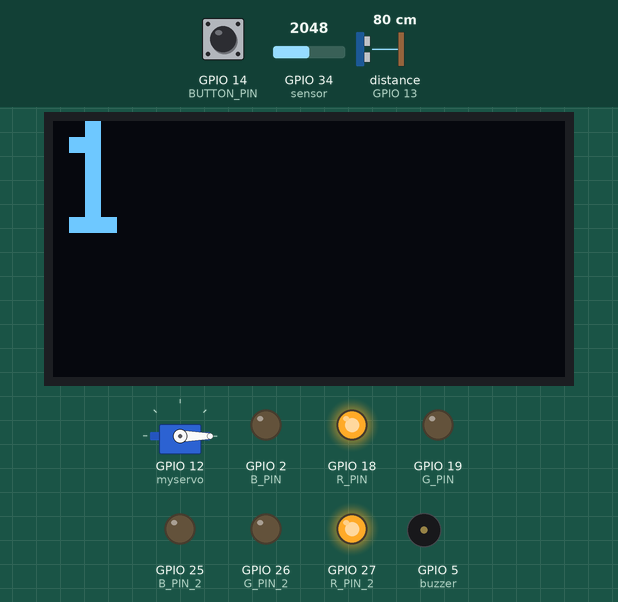
Simulated run of this sketch. Board: ESP32. Shown: 128×64 one-colour display, servo, output pins drawn as LEDs (lit = HIGH), buzzer (waves = sounding, pin HIGH). Wiring (inferred from the names in the program): ultrasonic range finder: trigger GPIO 23; echo GPIO 13. The inputs (shaded band) are chosen by the test bench; at power-on: distance to the obstacle (sensor on GPIO 13) 80 cm, GPIO 34 (sensor) = 2048, GPIO 14 (BUTTON_PIN) HIGH. The echo pulse lasts 58.3 µs per cm; WiFi joins after 1.5 s; servers stay silent unless stated; no MQTT or app messages arrive unless stated; pins used as bus, display or sensor lines are not drawn; what the sketch prints to the serial monitor is not drawn.

Above: at 3.2 s.
3.3 s: distance to the obstacle (sensor on GPIO 13) set to 66 cm
5.8 s: distance to the obstacle (sensor on GPIO 13) set to 57 cm
At 8.1 s:
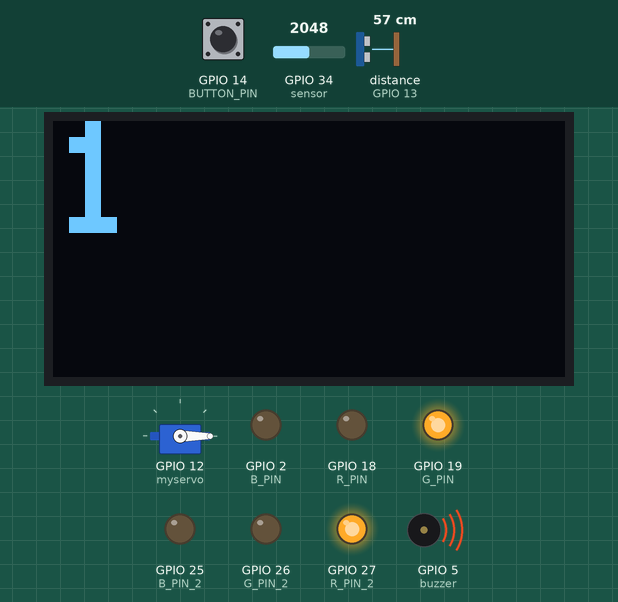
9.1 s: GPIO 34 (sensor) set to 2947
10.8 s: GPIO 34 (sensor) set to 3036
At 11.9 s:
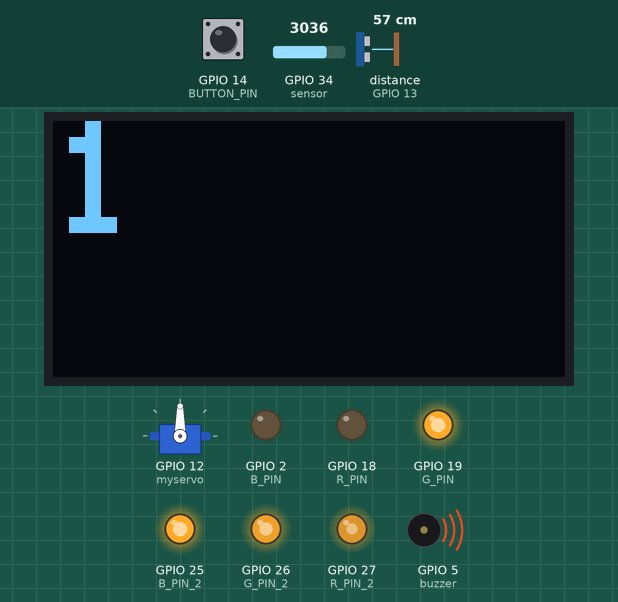
13.1 s: distance to the obstacle (sensor on GPIO 13) set to 17 cm
15.9 s: distance to the obstacle (sensor on GPIO 13) set to 12 cm
At 19.1 s:
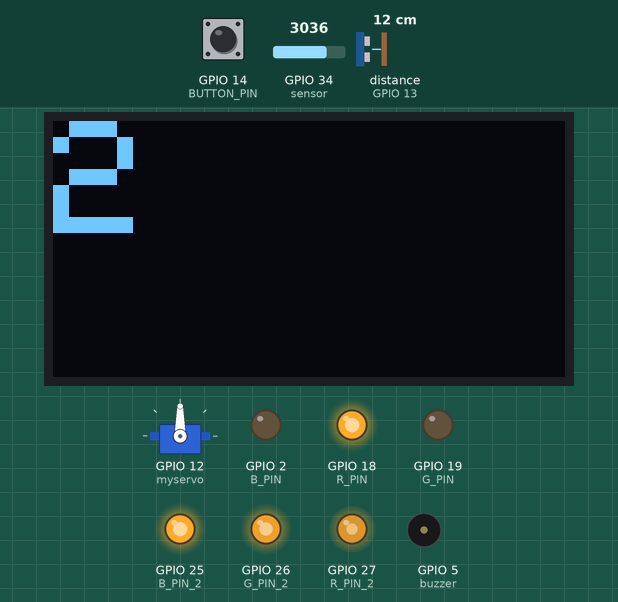
Timing chart, 0 to 20.2 s (numbered marks = the images above; inputs shaded):
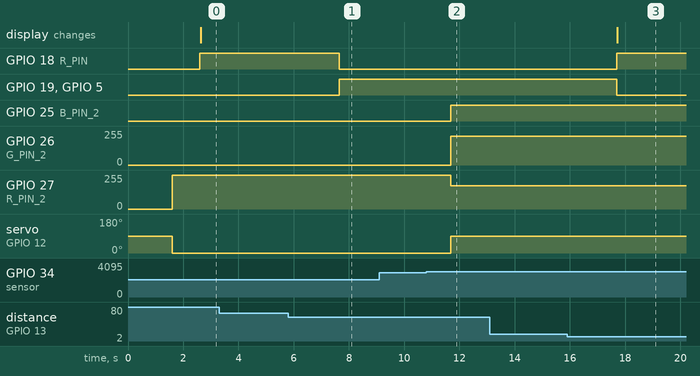

Measured:
- the behaviour switches between 61 and 60 cm on distance to the obstacle (sensor on GPIO 13) (found by bisection; images 0 and 1)
- the behaviour switches between 2999 and 3000 on GPIO 34 (sensor) (found by bisection; images 1 and 2)
- the behaviour switches between 15 and 14 cm on distance to the obstacle (sensor on GPIO 13) (found by bisection; images 2 and 3)
- after the input at 3.3 s, every drawn part: stays the same
- after the input at 5.8 s, GPIO 18 (R_PIN): HIGH → LOW after 1.9 s; GPIO 19 (G_PIN), GPIO 5 (buzzer): LOW → HIGH after 1.9 s
- after the input at 9.1 s, every drawn part: stays the same
- after the input at 10.8 s, GPIO 25 (B_PIN_2): LOW → HIGH after 0.88 s; GPIO 26 (G_PIN_2): 0/255 → 216/255 after 0.88 s; GPIO 27 (R_PIN_2): 255/255 → 173/255 after 0.88 s; servo on GPIO 12 (myservo): 0° → 90° after 0.88 s
- after the input at 13.1 s, every drawn part: stays the same
- after the input at 15.9 s, GPIO 18 (R_PIN): LOW → HIGH after 1.8 s; GPIO 19 (G_PIN), GPIO 5 (buzzer): HIGH → LOW after 1.8 s; the display: changes after 1.8 s (image 3)

The sketch:

script.ino
```cpp
#include <WiFiClientSecure.h>
#include <ESP32Servo.h>
#include <Adafruit_GFX.h>
#include <Adafruit_SSD1306.h>
#include <WiFi.h>
#include <PubSubClient.h>

#define OLED_RESET 4
#define R_PIN 18
#define G_PIN 19
#define B_PIN 2
#define R_PIN_2 27
#define G_PIN_2 26
#define B_PIN_2 25
#define TRIG_PIN 23
#define ECHO_PIN 13
#define debounce_time 50
#define buzzer 5
#define BUTTON_PIN 14

Adafruit_SSD1306 display(OLED_RESET);
Servo myservo;

float duration_us, distance_cm;
int num_of_letter = 0;
bool checkDb = true;
bool checkSv = true;
const int sensor = 34;
int val = 0;
int btn;
// wifi connect
WiFiClient   espClient;
PubSubClient client(espClient);
const char* ssid = "HRZ";
const char* password = "harislolza12";
const char* mqtt_broker = "broker.hivemq.com";
const int   mqtt_port = 1883;

void setup_wifi() {
  delay(10);
  Serial.println();
  Serial.print("Connecting to ");
  Serial.println(ssid);
  WiFi.mode(WIFI_STA);
  WiFi.begin(ssid, password);
  while (WiFi.status() != WL_CONNECTED)
  {
    delay(500);
    Serial.println("Connecting to WiFi...");
  }
  Serial.println("WiFi connected");
  Serial.println("IP address: ");
  Serial.println(WiFi.localIP());
}

void callback(char *topic, byte *payload, unsigned int length) {
  payload[length]='\0';
  // if(strcmp(topic,"actart/index")==0)
  // {
  //   char str[1000];
  //   sprintf(str, "%d", num_of_letter);
  //   client.publish("actart/index",str);
  // }
  if(strcmp(topic,"actart/button")==0){
    num_of_letter = 0;
    display.clearDisplay();
    display.setTextSize(4);
    display.setTextColor(WHITE);
    display.setCursor(0,0);
    display.println(num_of_letter);
    display.display();
    client.publish("actart/index","0");
  }
     if(val < 3000){
    client.publish("actart/weather","Raining");
    delay(1000);
   }else{
    client.publish("actart/weather","Sunny");
    delay(1000);
   }
}

void reconnect() {
  client.setServer(mqtt_broker, mqtt_port);
  client.setCallback(callback);
  while (!client.connected())
  {
    String client_id = "esp32-client-";
    client_id += String(WiFi.macAddress());
    Serial.printf("The client %s connects to the public mqtt broker\n", client_id.c_str());
    if (client.connect(client_id.c_str()))
      Serial.println("Public emqx mqtt broker connected");
    else {
      Serial.print("failed with state ");
      Serial.print(client.state());
      delay(2000);
    }
  }
}

void setup() {

  Serial.begin(115200);
  display.begin(SSD1306_SWITCHCAPVCC, 0x3c);
  //  buzzer and rgb
   pinMode(buzzer,OUTPUT);
   pinMode(TRIG_PIN, OUTPUT);
   pinMode(ECHO_PIN, INPUT);
   pinMode(R_PIN, OUTPUT);
   pinMode(G_PIN, OUTPUT);
   pinMode(B_PIN, OUTPUT);
   pinMode(R_PIN_2, OUTPUT);
   pinMode(G_PIN_2, OUTPUT);
   pinMode(B_PIN_2, OUTPUT);

   pinMode(BUTTON_PIN, INPUT_PULLUP);
   //servo
   myservo.attach(12);
   //wifi connect
   setup_wifi();
   reconnect();

   client.subscribe("actart/#");
}


void loop() {
  btn = digitalRead(BUTTON_PIN);
  Serial.println(btn);
  client.loop();
  //button
  if(btn == 0){
    num_of_letter = 0;
    client.publish("actart/index","0");
    display.clearDisplay();
    display.setTextSize(4);
    display.setTextColor(WHITE);
    display.setCursor(0,0);
    display.println(num_of_letter);
    display.display();
  }

  //  ultrasonic check
   digitalWrite(TRIG_PIN, HIGH);
   delayMicroseconds(10);
   digitalWrite(TRIG_PIN, LOW);
   duration_us = pulseIn(ECHO_PIN, HIGH);
   distance_cm = 0.017 * duration_us;
   if (checkDb == false && (distance_cm >= 14 && distance_cm <= 60)){
      checkDb = true;
   }

  val = analogRead(sensor);
   Serial.println(val);
   if(val < 3000){
    checkSv == false;
    analogWrite(R_PIN_2, 255);
    analogWrite(G_PIN_2, 0);
    analogWrite(B_PIN_2, 0);
    myservo.write(0);
    delay(1000);
   }else{
    checkSv == true;
    analogWrite(R_PIN_2, 173);
    analogWrite(G_PIN_2, 216);
    analogWrite(B_PIN_2, 255);
    myservo.write(90);
    delay(1000);
   }

   if (distance_cm >= 14 && distance_cm <= 60) {
      analogWrite(R_PIN, 0);
      analogWrite(G_PIN, 255);
      analogWrite(B_PIN, 0);
      digitalWrite(buzzer,HIGH);
   } else if(checkDb == true && checkSv == true) {
      checkDb = false;
      analogWrite(R_PIN, 255);
      analogWrite(G_PIN, 0);
      analogWrite(B_PIN, 0);
      digitalWrite(buzzer,LOW);
      num_of_letter += 1;
      display.clearDisplay();
      display.setTextSize(4);
      display.setTextColor(WHITE);
      display.setCursor(0,0);
      display.println(num_of_letter);
      display.display();
      char str[1000];
      sprintf(str, "%d", num_of_letter);
      client.publish("actart/index",str);
   }
   Serial.print(distance_cm);
   Serial.println(" cm");
   Serial.print(num_of_letter);
   Serial.println("s");

}
```
